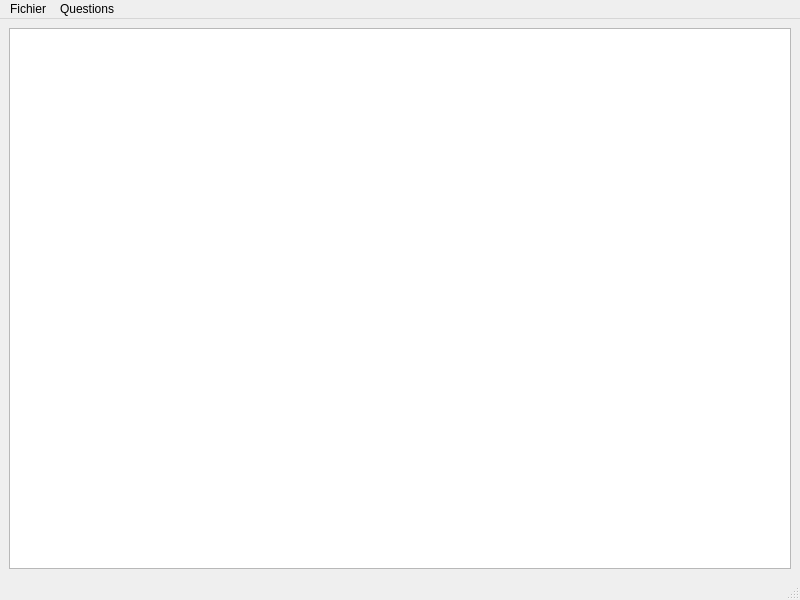
<?xml version="1.0" encoding="UTF-8"?>
<ui version="4.0">
 <class>MainResPublica</class>
 <widget class="QMainWindow" name="MainResPublica">
  <property name="geometry">
   <rect>
    <x>0</x>
    <y>0</y>
    <width>800</width>
    <height>600</height>
   </rect>
  </property>
  <property name="windowTitle">
   <string>ResPublica</string>
  </property>
  <widget class="QWidget" name="centralwidget">
   <layout class="QHBoxLayout" name="horizontalLayout">
    <item>
     <widget class="QGraphicsView" name="mainView"/>
    </item>
   </layout>
  </widget>
  <widget class="QMenuBar" name="menubar">
   <property name="geometry">
    <rect>
     <x>0</x>
     <y>0</y>
     <width>800</width>
     <height>21</height>
    </rect>
   </property>
   <widget class="QMenu" name="menuQuestions">
    <property name="title">
     <string>Questions</string>
    </property>
    <addaction name="actionCr_er"/>
   </widget>
   <widget class="QMenu" name="menuFichier">
    <property name="title">
     <string>Fichier</string>
    </property>
    <addaction name="actionOuvrir"/>
    <addaction name="actionEnregistrer"/>
    <addaction name="actionSe_connecter"/>
    <addaction name="actionSe_d_sinscrire"/>
   </widget>
   <addaction name="menuFichier"/>
   <addaction name="menuQuestions"/>
  </widget>
  <widget class="QStatusBar" name="statusbar"/>
  <action name="actionCr_er">
   <property name="text">
    <string>Créer...</string>
   </property>
   <property name="toolTip">
    <string>Créer un vote</string>
   </property>
   <property name="shortcut">
    <string>Ctrl+N</string>
   </property>
  </action>
  <action name="actionEnregistrer">
   <property name="text">
    <string>Enregistrer</string>
   </property>
   <property name="shortcut">
    <string>Ctrl+S</string>
   </property>
  </action>
  <action name="actionOuvrir">
   <property name="text">
    <string>Ouvrir</string>
   </property>
   <property name="shortcut">
    <string>Ctrl+O</string>
   </property>
  </action>
  <action name="actionSe_connecter">
   <property name="text">
    <string>Se connecter...</string>
   </property>
   <property name="shortcut">
    <string>Alt+C</string>
   </property>
  </action>
  <action name="actionSe_d_sinscrire">
   <property name="enabled">
    <bool>false</bool>
   </property>
   <property name="text">
    <string>Se désinscrire</string>
   </property>
  </action>
 </widget>
 <resources/>
 <connections/>
</ui>
